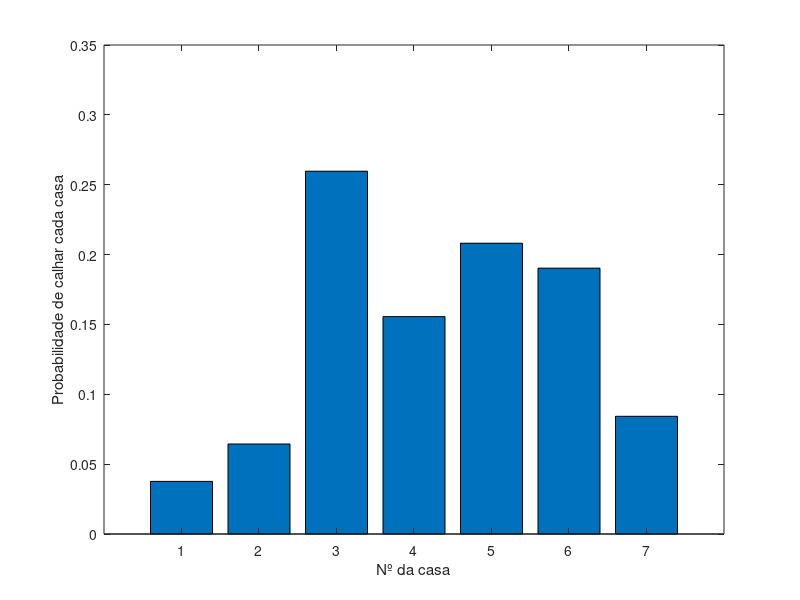
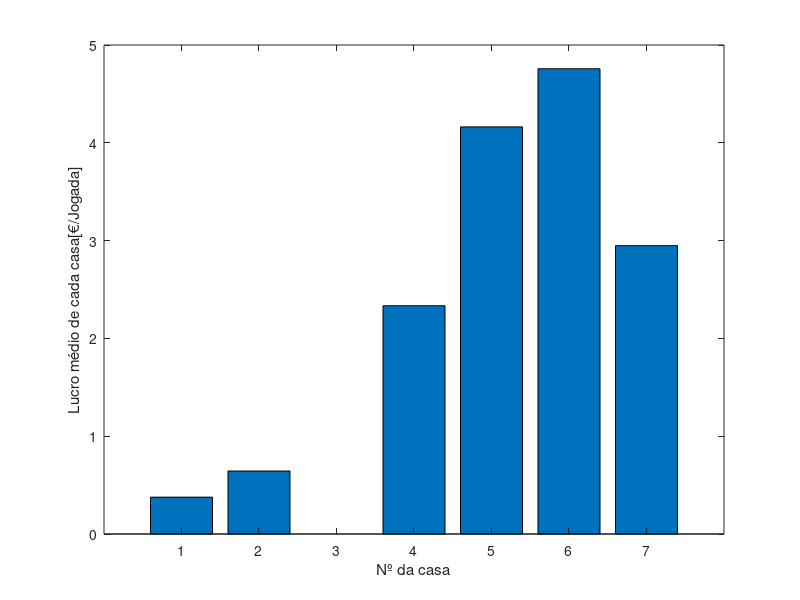

These charts were generated, in order, by the following MATLAB code:
close all;
Njogadas=1010;
NMC=2; %Número de runs
Ndiscard=1
0;
Ncasas=7;
z = zeros(NMC,Ncasas); %número de estados do jogo, que indica o número de vezes que se caiu em cada casa
y = zeros(1,Njogadas); % dimensão igual ao número de jogadas em cada run de Monte Carlo, que indica as casas em que se caiu em cada jogada
Aluguer = [10,10,0,15,20,25,35];
estados = [2,3,4,5,6,3,1;
           3,4,5,6,3,7,2]; %representação da máquina de estados a posição estados(1,1) representa a casa onde se vai para caso estejamos na casa 1 e calhe cara
Lucro_av = zeros(NMC,Ncasas);
coinflips = zeros(1,Njogadas);

%rand('state',0)
espera = 0;
hh = waitbar(espera,"Doing stuff");

for i=1:1:NMC
    x = 0; %variável escalar que indica o número do estado em que a marca do jogador está em cada instante;
    %z(i,x) = z(i,x)+1; %Começar no 1 conta para a freq? y(i,1) tem que ser 1?
    espera = espera + 1/NMC;
    waitbar(espera,hh,"Doing stuff");
    for k=1:1:Njogadas+1 % a inicial n conta para o nº de jogadas         
        avanca = randi([1 2]); % lançamento da moeda
        coinflips(k)=avanca;
        if x == 0              % no inicio está "fora do tabuleiro"
            x = avanca;        % ou vai para o 1 ou para o 2
        else    
            x = estados(avanca,x);  % avança segundo o diagrama
        end
        y(k) = x;
        if k > Ndiscard+1    
            z(i,x) = z(i,x)+1;
        end
    end 
    for k=1:1:Ncasas
        Lucro_av(i,k) = Aluguer(k) * z(i,k)/(Njogadas-Ndiscard);
    end 
%     figure(i*10)
%     plot(1:1:Njogadas, y, 'o')
%     xlabel('Nº da Jogada')
%     ylabel('Estado da marca')
%     figure(i*10+1)
%     plot(1:1:Njogadas, coinflips, 'o')
%     xlabel('Nº da Jogada')
%     ylabel('Resultado da moeda')
    
end
zfreq = z / (Njogadas-Ndiscard);

figure(1)
bar(1:7, zfreq(1,:))
xlabel('Nº da casa')
ylabel('Probabilidade de calhar cada casa')
figure(2)
bar(1:7, Lucro_av(1,:))
xlabel('Nº da casa')
ylabel('Lucro médio de cada casa[€/Jogada]')
close(hh)
